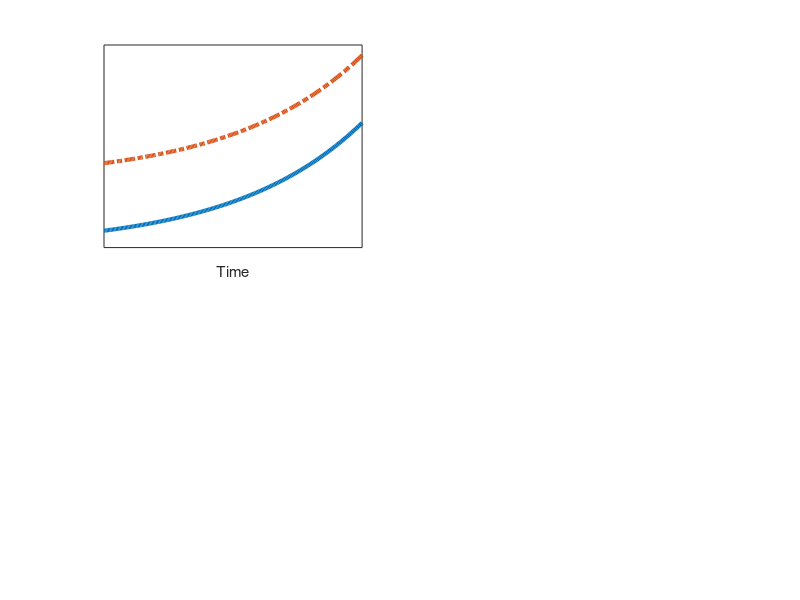
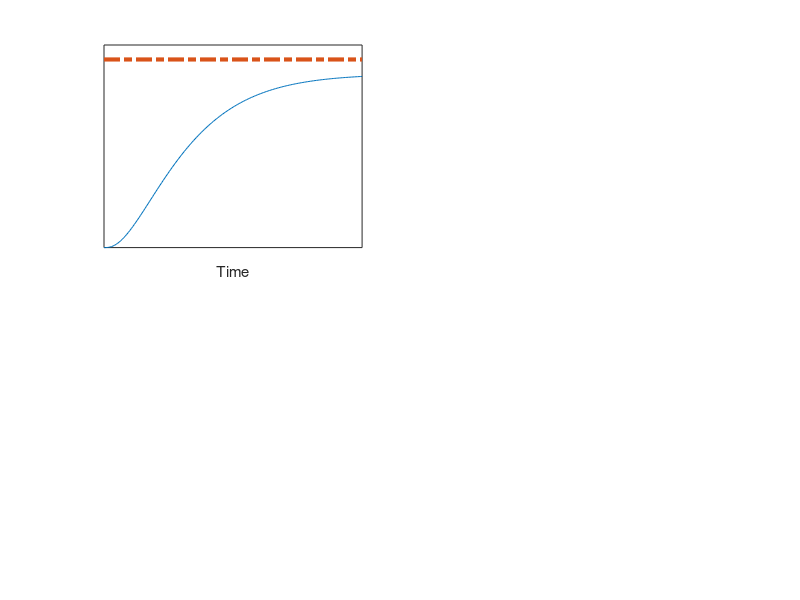
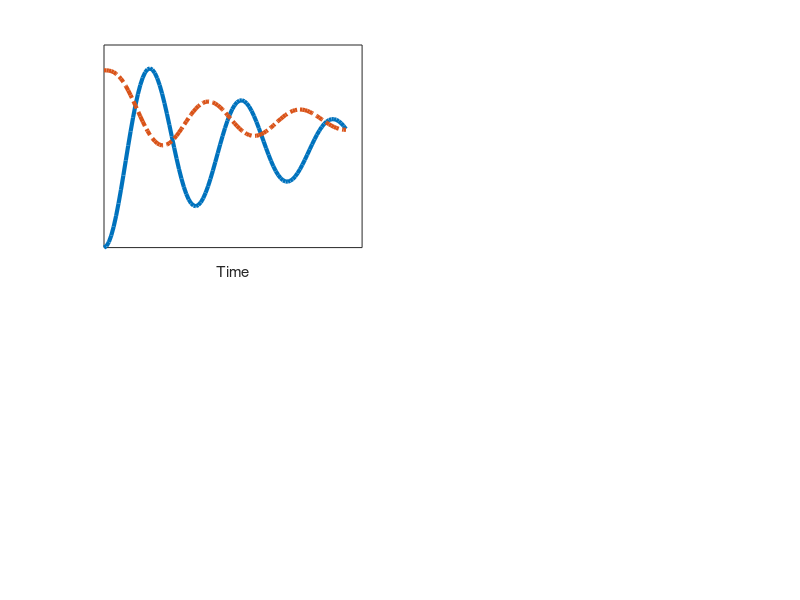
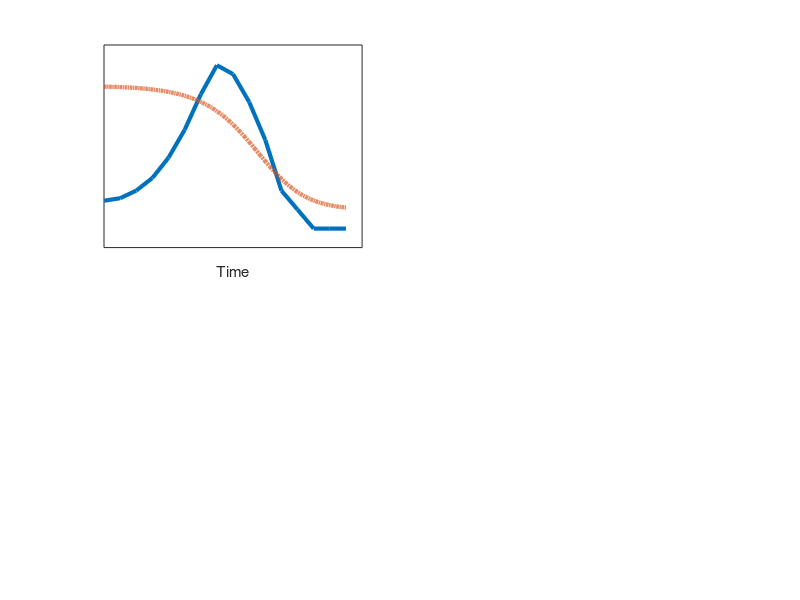

The MATLAB source for these figures, in order:
figure(1)
subplot(221)
% Limits are distant or growing
t=0:.01:2;
y=exp(t);
plot(t,y,'LineWidth',3)
hold on
plot(t,y+4*ones(1,length(y)),'-.','LineWidth',3)
set(gca,'xtick',[])
set(gca,'ytick',[])
xlabel('Time')

figure(2)
subplot(221)
% Limits are seen
sys1=tf(3,[0.1 1 1]);
sys2=tf(1,[1 1]);
[x2, t2]=step(sys1*sys2,6);
plot(t2, x2,[0 6],[3.25 3.25],'-.','LineWidth',3)
set(gca,'xtick',[])
set(gca,'ytick',[])
xlabel('Time')

figure(3)
subplot(221)
% Oscillations due to delayed signals but robust bounds
sys3=tf(1,[.81 .15 1]);
sys3lim=-0.5*sys3*sys2;
[x3, t3]=step(sys3,15);
[x3a, t3a]=step(sys3lim,15);
plot(t3, x3,'LineWidth',3)
hold on
plot(t3a, x3a+1.75,'-.','LineWidth',3)
set(gca,'xtick',[])
set(gca,'ytick',[])
xlabel('Time')

figure(4)
subplot(221)
% Erodable bounds

% sys4=sys2*sys2*tf([1 -0.9],[4 1 1]);
% [x4, t4]=step(sys4,15);
% sys5=2*tf([5 -1],[4 1 1]);
% [x5, t5]=step(sys5,15);
% plot(t4, [x4+1 -x4])
t6=0:0.01:15;
x6=1./(1+exp(0.1*t6.^1.6-3.5));
t5=0:1:15;
x5=[.37 .39 .45 .55 .71 .93 1.21 1.44 1.37 1.15 .85 .45 .3 .15 .15 .15];
%plot(t6, x6)
plot(t5, x5,'LineWidth',3)
hold on
plot(t6, x6+.3,'-.','LineWidth',3)
xlabel('Time')
set(gca,'xtick',[])
set(gca,'ytick',[])